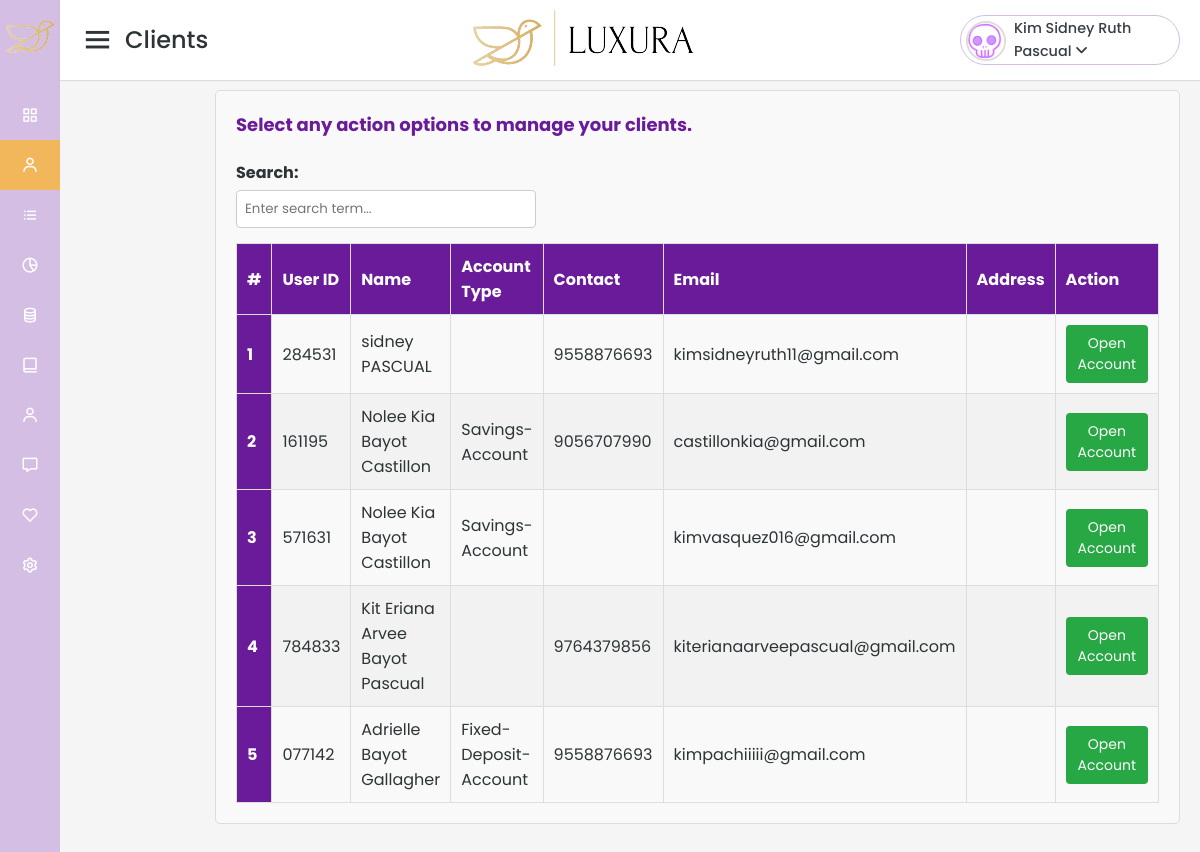
/admin-openAcc.php (signed in), run on the app's committed database.
### tables this page shows
CREATE TABLE `user` (
  `userId` varchar(6) NOT NULL,
  `firstName` varchar(100) DEFAULT NULL,
  `middleName` varchar(50) NOT NULL,
  `lastName` varchar(100) DEFAULT NULL,
  `email` varchar(100) DEFAULT NULL,
  `ValidID` varchar(50) NOT NULL,
  `Address` varchar(100) NOT NULL,
  `accountType` varchar(50) NOT NULL,
  `account_no` int(11) NOT NULL,
  `phoneNumber` varchar(15) DEFAULT NULL,
  `birthday` date DEFAULT NULL,
  `sex` varchar(6) NOT NULL,
  `password` varchar(255) DEFAULT NULL,
  `created_at` timestamp NOT NULL DEFAULT current_timestamp(),
  `verification_status` varchar(20) DEFAULT 'notverified',
  `verified` int(11) DEFAULT 0,
  `code` mediumint(9) NOT NULL,
  `password_code` int(11) NOT NULL,
  `image` varchar(255) DEFAULT NULL,
  `role` varchar(20) NOT NULL DEFAULT 'user'
);

### admin-openAcc.php (the view, shortened to what this page needs)
<?php
include "connection.php";
$id = $_SESSION['id'];
$query = "SELECT * FROM admin WHERE id = '$id'";
$result = mysqli_query($con, $query);
if (mysqli_num_rows($result) > 0) {
    $adminData = mysqli_fetch_assoc($result);
    $adminImage = $adminData['image'] ? 'uploaded_img/' . $adminData['image'] : 'default_user.png';
} else {
    exit('User not found.');
}
$name = $_SESSION['name'];
?>
<html lang="en" dir="ltr">
  <head>
    <link rel="stylesheet" href="admin-dash.css" />
    <link rel="stylesheet" href="css2.css">
    <link href="https://unpkg.com/boxicons@2.0.7/css/boxicons.min.css" rel="stylesheet" />
    <link
      rel="stylesheet"
      href="https://cdnjs.cloudflare.com/ajax/libs/font-awesome/6.2.1/css/all.min.css"
    />
  </head>
  <body>
    <div class="sidebar">
      <div class="logo-details">
        <span class="logo_name"><div id="kim" style="text-align: center; margin-bottom: 20px; margin-top:10px">
                        </div></span>
      </div>
      <ul class="nav-links">
        <li>
          <a href="admin-dash.php">
            <i class="bx bx-grid-alt"></i>
            <span class="links_name">Dashboard</span>
          </a>
        </li>
        <li>
          <a href="admin-clients.php" class = "active">
            <i class="bx bx-user"></i>
            <span class="links_name">Clients</span>
          </a>
        </li>
        <li>
          <a href="#">
            <i class="bx bx-list-ul"></i>
            <span class="links_name">Walk-In</span>
          </a>
        </li>
        <li>
          <a href="#">
            <i class="bx bx-pie-chart-alt-2"></i>
            <span class="links_name">Pointing System</span>
          </a>
        </li>
        <li>
          <a href="#">
            <i class="bx bx-coin-stack"></i>
            <span class="links_name">Offers</span>
          </a>
        </li>
        <li>
          <a href="admin-customerPage">
            <i class="bx bx-book-alt"></i>
            <span class="links_name">Announcements</span>
          </a>
        </li>
        <li>
          <a href="#">
            <i class="bx bx-user"></i>
            <span class="links_name">Reports</span>
          </a>
        </li>
        <li>
          <a href="#">
            <i class="bx bx-message"></i>
            <span class="links_name">Payment History</span>
          </a>
        </li>
        <li>
          <a href="admin-customerPageEdit.php">
            <i class="bx bx-heart"></i>
            <span class="links_name">Customer Page</span>
          </a>
        </li>
        <li>
          <a href="#">
            <i class="bx bx-cog"></i>
            <span class="links_name">Account Settings</span>
          </a>
        </li>
      </ul>
    </div>
    <section class="home-section">
      <nav>
        <div class="sidebar-button">
          <i class="bx bx-menu sidebarBtn"></i>
          <span class="dashboard">Clients</span>
        </div>
        <div class="searh-box">
          <img src="img/luxura-nav.png" alt="">
        </div>
        <div class="profile-dropdown">
        <div onclick="toggle()" class="profile-dropdown-btn">
            <div class="profile-img">
            <img src="<?php echo htmlspecialchars($adminImage); ?>" alt="Profile Image">
        </div>
          <span
            ><?php echo htmlspecialchars($name); ?>
            <i class="fa-solid fa-angle-down"></i>
          </span>
        </div>
      </nav>
<div class="container">
    <div class="sidenav">
    </div>
    <form action="admin-openAcc.php" METHOD= "POST">
    <div class="ulo">
        <div class="head">Select any action options to manage your clients.</div>
        <div class="search">
            <label for="search">Search:</label>
            <input type="text" id="search" placeholder="Enter search term...">
        </div>
        <table>
            <thead>
                <tr>
                    <th>#</th>
                    <th>User ID</th>
                    <th>Name</th>
                    <th>Account Type</th>
                    <th>Contact</th>
                    <th>Email</th>
                    <th>Address</th>
                    <th>Action</th>
                </tr>
            </thead>
            <tbody id = "results">
            <?php
                                            include "connection.php";
                                            $ret = "SELECT * FROM  user ORDER BY RAND() ";
                                            $stmt = $con->prepare($ret);
                                            $stmt->execute();
                                            $res = $stmt->get_result();
                                            $cnt = 1;
                                            while ($row = $res->fetch_object()) {
                                            ?>
                                            <tr>
                                            <th scope="row" class="align-middle"><?php echo $cnt; ?></th>
                                            <td class="align-middle"><?php echo $row->userId; ?></td>
                                                    <td><?php   echo $row->firstName
        . (isset($row->middleName) && !empty($row->middleName) ? ' ' . $row->middleName : '')
        . (isset($row->lastName) && !empty($row->lastName) ? ' ' . $row->lastName : ''); ?></td>
                                                    <td><?php echo $row->accountType; ?></td>
                                                    <td><?php echo $row->phoneNumber; ?></td>
                                                    <td><?php echo $row->email; ?></td>
                                                    <td><?php echo $row->Address; ?></td>
                                                    <td>
                                                    <button class="btn">Open Account</button>
                                                    </td>
</tr>
<?php $cnt = $cnt + 1;
} ?>
            </tbody>
        </table>
    </div>
</form>
</section>
  </body>
</html>

### admin-dash.css (style rules this page uses)
* { margin: 0; padding: 0; box-sizing: border-box; font-family: 'Poppins', sans-serif; }
.sidebar { position: fixed; height: 100%; width: 240px; background: #D4BEE4; transition: all 0.5s ease; }
.sidebar .logo-details { height: 80px; display: flex; align-items: center; }
.sidebar .logo-details .logo_name { color: #fff; font-size: 24px; font-weight: 500; }
.sidebar .nav-links { margin-top: 10px; }
.sidebar .nav-links li { position: relative; list-style: none; height: 50px; }
.sidebar .nav-links li a { height: 100%; width: 100%; display: flex; align-items: center; text-decoration: none; transition: all 0.4s ease; }
.sidebar .nav-links li a.active { background: #F3B75B; }
.sidebar .nav-links li i { min-width: 60px; text-align: center; font-size: 18px; color: #fff; }
.sidebar .nav-links li a .links_name { color: #fff; font-size: 15px; font-weight: 400; white-space: nowrap; }
.home-section { position: relative; background: #f5f5f5; min-height: 100vh; width: calc(100% - 240px); left: 240px; transition: all 0.5s ease; line-height: 1.6; }
.home-section nav { display: flex; justify-content: space-between; height: 80px; background: #fff; display: flex; align-items: center; position: fixed; width: calc(100% - 240px); left: 240px; z-index: 100; padding: 0 20px; box-shadow: 0 1px 1px rgba(0, 0, 0, 0.1); transition: all 0.5s ease; top:0; }
.home-section nav .sidebar-button { display: flex; align-items: center; font-size: 24px; font-weight: 500; }
nav .sidebar-button i { font-size: 35px; margin-right: 10px; }
:root { --primary-color: #6c5ce7; --secondary-color: #ff7675; --background-color: #f5f6fa; --text-color: #2d3436; --card-background: #ffffff; }
* { margin: 0; padding: 0; box-sizing: border-box; }
body { font-family: 'Inter', sans-serif; background-color: var(--background-color); color: var(--text-color); }
@media (max-width: 1240px) { .sidebar { width: 60px; } }
@media (max-width: 1240px) { .home-section { width: calc(100% - 60px); left: 60px; } }
@media (max-width: 1240px) { .home-section nav { width: calc(100% - 60px); left: 60px; } }

### css2.css (style rules this page uses)
:root { --primary: #eeeeee; --secondary: #D4BEE4; --green: #82cd47; --secondary-light: rgb(34, 124, 112, 0.2); --secondary-light-2: rgb(127, 183, 126, 0.1); --white: #fff; --black: #393e46; --shadow: 0px 2px 8px 0px var(--secondary-light); }
* { margin: 0; padding: 0; list-style-type: none; box-sizing: border-box; font-family: "Poppins", sans-serif; }
body { height: 100vh; width: 100%; background-color: var(--primary); }
.profile-dropdown { position: relative; width: fit-content; }
.profile-dropdown-btn { display: flex; align-items: center; justify-content: space-between; padding-right: 1rem; font-size: 0.9rem; font-weight: 500; width: 220px; border-radius: 50px; color: var(--black); cursor: pointer; border: 1px solid var(--secondary); transition: box-shadow 0.2s ease-in, background-color 0.2s ease-in, border 0.3s; }
.profile-img { position: relative; width: 3rem; height: 3rem; border-radius: 50%; background: url(./assets/profile-pic.jpg); background-size: cover; }
.profile-img img { width: 40px; height: 40px; border-radius: 50%; object-fit: cover; border: 2px solid #ddd; margin-left: 5px; margin-top: 5px; }
.profile-dropdown-btn span { margin: 0 0.5rem; margin-right: 0; }
.container { display: flex; flex-direction: row; justify-content: flex-start; align-items: flex-start; gap: 20px; max-width: 1200px; margin: 0 auto; padding: 20px; box-sizing: border-box; margin-top: 0px; }
.sidenav { color: #333; border-bottom-right-radius: 25px; height: 86%; left: 0; overflow-x: hidden; padding-top: 20px; position: relative; top: 70px; width: 250px; }
.btn { padding: 10px 20px; font-size: 14px; border: none; border-radius: 4px; cursor: pointer; }
label { display: block; margin-bottom: 5px; font-weight: bold; }
input, select { width:100%; padding: 8px; border: 1px solid #ddd; border-radius: 4px; box-sizing: border-box; }
button { background-color: #27ae60; color: #fff; padding: 10px 15px; border: none; border-radius: 4px; cursor: pointer; font-size: 16px; }

### data on the page
user: userId "284531", firstName "sidney", lastName "PASCUAL", phoneNumber "9558876693", email "kimsidneyruth11@gmail.com"
user: userId "161195", firstName "Nolee Kia", middleName "Bayot", lastName "Castillon", accountType "Savings-Account", phoneNumber "9056707990", email "castillonkia@gmail.com"
user: userId "571631", firstName "Nolee Kia", middleName "Bayot", lastName "Castillon", accountType "Savings-Account", email "kimvasquez016@gmail.com"
user: userId "784833", firstName "Kit Eriana Arvee", middleName "Bayot", lastName "Pascual", phoneNumber "9764379856", email "kiterianaarveepascual@gmail.com"
user: userId "077142", firstName "Adrielle", middleName "Bayot", lastName "Gallagher", accountType "Fixed-Deposit-Account", phoneNumber "9558876693", email "kimpachiiiii@gmail.com"

### other printed values
$name "Kim Sidney Ruth Pascual"
